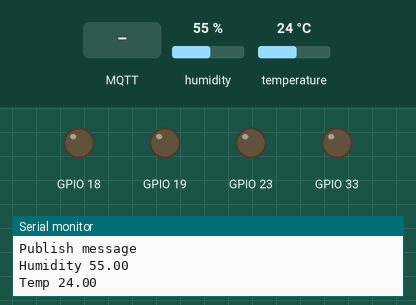
This sketch was run on a simulated ESP32. Parts: output pins drawn as LEDs (lit = HIGH), the last lines printed to the serial monitor. Inputs (shaded band) come from the test bench; at power-on: humidity 55 %, temperature 24 °C. WiFi joins after 1.5 s; servers stay silent unless stated; random numbers use the default seed unless the sketch sets one; no MQTT or app messages arrive unless stated.

Above: at 2.7 s.
2.8 s: MQTT message "/red" arrives on the first subscribed topic
At 5.2 s:
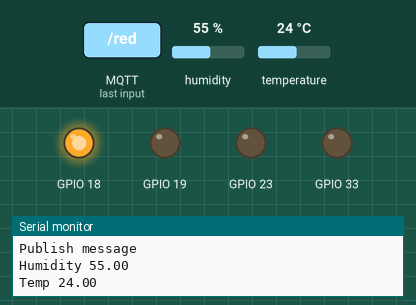
5.5 s: MQTT message "/red" arrives on the second subscribed topic
At 6.6 s:
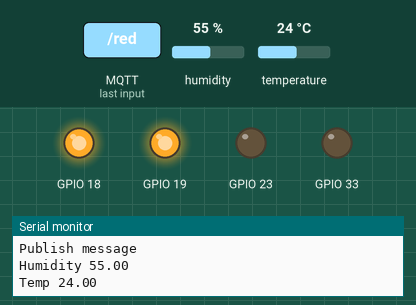
7.5 s: MQTT message "0" arrives on the first subscribed topic
At 9.0 s:
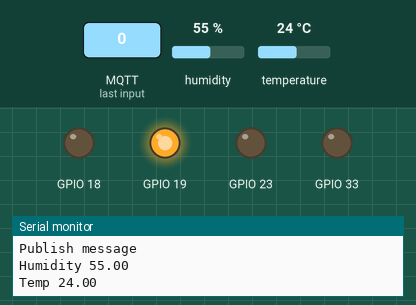
9.6 s: MQTT message "/red" arrives on the third subscribed topic
At 11.3 s:
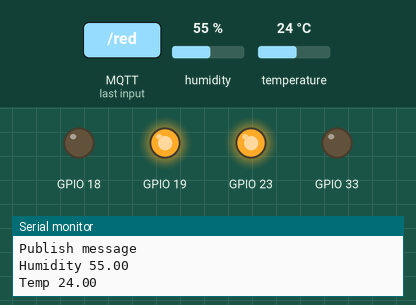
11.6 s: MQTT message "/green" arrives on the first subscribed topic
At 12.6 s:
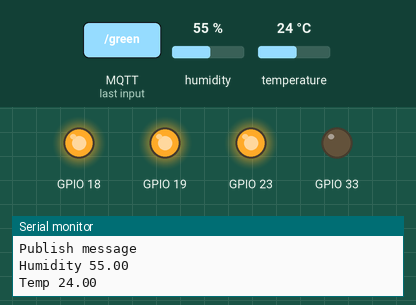
13.6 s: MQTT message "0" arrives on the second subscribed topic
At 15.1 s:
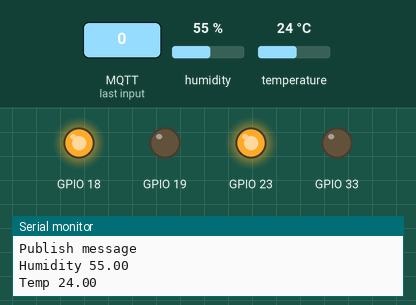
Timing chart, 0 to 16.6 s (numbered marks = the images above; inputs shaded):
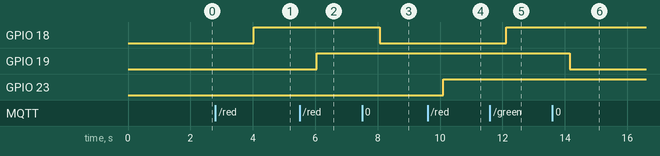

The sketch:

mqtt_basic_work.ino
```cpp
#include <DHT.h>
#include <PubSubClient.h>
#include <WiFi.h>
#define dw(p, m) digitalWrite(p, m)
#define dr(p) digitalRead(p)
#define pm(p, m) pinMode(p, m)
#define R 18
#define G 19
#define B 23
#define RELAY 33
// Update these with values suitable for your network.

const char* ssid = "UMR_Lab1";
const char* password = "Ubon2566";
const char* mqtt_server = "192.168.1.115";

WiFiClient espClient;
#define DHTPIN 32
#define DHTTYPE DHT11
DHT dht(DHTPIN, DHTTYPE);

PubSubClient client(espClient);
unsigned long lastMsg = 0;
#define MSG_BUFFER_SIZE (50)
char msg[MSG_BUFFER_SIZE];
int value = 0;

void setup_wifi() {
  delay(10);
  // We start by connecting to a WiFi network
  Serial.println();
  Serial.print("Connecting to ");
  Serial.println(ssid);

  WiFi.mode(WIFI_STA);
  WiFi.begin(ssid, password);

  while (WiFi.status() != WL_CONNECTED) {
    delay(500);
    Serial.print(".");
  }

  randomSeed(micros());

  Serial.println("");
  Serial.println("WiFi connected");
  Serial.println("IP address: ");
  Serial.println(WiFi.localIP());
}

void callback(char* topic, byte* payload, unsigned int length) {
  /**
   * zero is false
   * not zero is true
  */
  Serial.println("topic action");
  if (String(topic) == "/red") {
    dw(R, payload[0] != '0' ? 1 : 0);
    Serial.println("Red has change");
  } else if (String(topic) == "/green") {
    dw(G, payload[0] != '0' ? 1 : 0);
    Serial.println("Green has change");
  } else if (String(topic) == "/blue") {
    dw(B, payload[0] != '0' ? 1 : 0);
    Serial.println("Red has change");
  } else if (String(topic) == "/relay") {
    dw(RELAY, payload[0] != '0' ? 1 : 0);
    Serial.println("Relay has change");
  } else if (String(topic) == "/rgb") {
    dw(R, payload[0] != '0' ? 1 : 0);
    dw(G, payload[0] != '0' ? 1 : 0);
    dw(B, payload[0] != '0' ? 1 : 0);
    dw(RELAY, payload[0] == '1' ? 1 : 0);
    Serial.println("All RG has change");
  }
}

void reconnect() {
  // Loop until we're reconnected
  while (!client.connected()) {
    Serial.print("Attempting MQTT connection...");
    // Create a random client ID
    String clientId = "ESP8266Client-";
    clientId += String(random(0xffff), HEX);
    // Attempt to connect
    if (client.connect(clientId.c_str())) {
      Serial.println("connected");
      // Once connected, publish an announcement...
      // client.publish("/temp", "hello world");
      // ... and resubscribe
      client.subscribe("/red");
      client.subscribe("/green");
      client.subscribe("/blue");
      client.subscribe("/relay");
      client.subscribe("/rgb");
    } else {
      Serial.print("failed, rc=");
      Serial.print(client.state());
      Serial.println(" try again in 5 seconds");
      // Wait 5 seconds before retrying
      delay(5000);
    }
  }
}

void setup() {
  pm(R, OUTPUT);
  pm(G, OUTPUT);
  pm(B, OUTPUT);
  pm(RELAY, OUTPUT);

  dw(R, LOW);
  dw(G, LOW);
  dw(B, LOW);
  dw(RELAY, LOW);

  dht.begin();
  Serial.begin(115200);
  setup_wifi();
  client.setServer(mqtt_server, 1883);
  client.setCallback(callback);
}

void loop() {
  if (!client.connected()) {
    reconnect();
  }
  client.loop();

  unsigned long now = millis();
  if (now - lastMsg > 2000) {
    lastMsg = now;
    ++value;
    Serial.println("Publish message");
    float h = dht.readHumidity();
    if (!isnan(h)) {
      Serial.print("Humidity ");
      Serial.println(h);
      snprintf(msg, MSG_BUFFER_SIZE, "%.2f", h);
      client.publish("/humidity", msg);
    }
    float t = dht.readTemperature();
    if (!isnan(t)) {
      Serial.print("Temp ");
      Serial.println(t);
      snprintf(msg, MSG_BUFFER_SIZE, "%.2f", t);
      client.publish("/temp", msg);
    }
    delay(2000);
  }
}
```

Measured:
- after the input at 2.8 s, GPIO 18: LOW → HIGH after 1.2 s
- after the input at 5.5 s, GPIO 19: LOW → HIGH after 0.55 s
- after the input at 7.5 s, GPIO 18: HIGH → LOW after 0.58 s
- after the input at 9.6 s, GPIO 23: LOW → HIGH after 0.50 s
- after the input at 11.6 s, GPIO 18: LOW → HIGH after 0.53 s
- after the input at 13.6 s, GPIO 19: HIGH → LOW after 0.55 s
